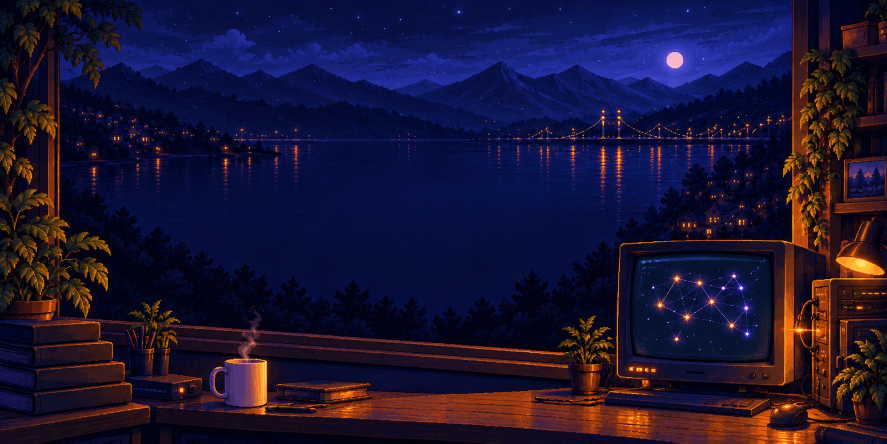
#> input picture assets/pixel-lab/background.png, 1774 x 887 px, found by its file name (shown at 1/2 size)
$ python build_profile.py
#> lines starting #> are read from the running program, lines starting #| are printed output that depends on the picture
### scripts/pixel_moon.py
"""Pixel moon lit by the real phase, shared by skyline.svg and workspace.svg.

Lambert shading from the sun direction of the day's phase (snapped to 1/16 of a
cycle, so images change every ~2 days), Bayer-dithered into a warm 7-step ramp,
near-side maria for albedo, earthshine on the night side and a radial glow whose
strength follows the lit fraction. The glow breathes via the `moonglow` keyframes.
"""
from datetime import datetime, timedelta, timezone
import math

TZ = timezone(timedelta(hours=8))
SYNODIC = 29.530588853
NEW_MOON = datetime(2000, 1, 6, 18, 14, tzinfo=timezone.utc)
PHASES = ['new moon', 'waxing crescent', 'first quarter', 'waxing gibbous',
          'full moon', 'waning gibbous', 'last quarter', 'waning crescent']
GLOW_CSS = ('@keyframes moonglow{0%,100%{transform:scale(1);opacity:.75}50%{transform:scale(1.08);opacity:1}}'
            '.moonglow{transform-box:fill-box;transform-origin:center;animation:moonglow 7s ease-in-out infinite}')


def rect(x, y, w, h, c, extra=''):
    return f'<rect x="{x}" y="{y}" width="{w}" height="{h}" fill="{c}" {extra}/>'


# Moon: pixel-art shading lit by the real phase. Albedo map = the major near-side maria
# (normalised disc coords, x right, y down: Imbrium, Serenitatis, Tranquillitatis,
# Crisium, Procellarum, Nubium, Fecunditatis, Nectaris).
MARIA = [(-.25, -.36, .24), (.2, -.3, .15), (.32, -.04, .18), (.62, -.24, .1),
         (-.55, .02, .3), (-.15, .38, .16), (.52, .18, .12), (.32, .3, .08)]
CRATERS = [(-.12, .72, .05), (-.3, -.04, .05), (.05, .1, .04), (-.6, -.5, .04)]
LIT = ['#4a4656', '#6e6672', '#9c8f86', '#c8b394', '#e6cda2', '#f4dfb8', '#fff1d6']
BAYER = [[0, 2], [3, 1]]


def moon(cx, cy, today, R=15, cell=2, glow_id="moonglow"):
    # Phase snapped to 1/16 of a cycle so the image changes every ~2 days, not daily.
    noon = datetime(today.year, today.month, today.day, 12, tzinfo=TZ)
    p = round(((noon - NEW_MOON).total_seconds() / 86400 / SYNODIC % 1) * 16) / 16 % 1
    name = PHASES[int(p * 8 + .5) % 8]
    lit_fraction = (1 - math.cos(2 * math.pi * p)) / 2
    # Sun direction in the moon's frame: behind it at new moon, from the right while waxing.
    lx, lz = math.sin(2 * math.pi * p), -math.cos(2 * math.pi * p)
    glow = .3 + .7 * lit_fraction
    out = [f'<defs><radialGradient id="{glow_id}"><stop offset="0" stop-color="#f6d9a6" stop-opacity=".55"/>'
           '<stop offset=".35" stop-color="#f2c48f" stop-opacity=".16"/><stop offset="1" stop-color="#f2c48f" stop-opacity="0"/>'
           '</radialGradient></defs>',
           # Glow strength follows the lit fraction; the inner circle breathes on top of it.
           f'<g opacity="{glow:.2f}"><circle cx="{cx}" cy="{cy}" r="{round(R * cell * 2.6)}" fill="url(#{glow_id})" '
           'class="moonglow"/></g>']
    for j in range(-R, R):
        for i in range(-R, R):
            nx, ny = (i + .5) / R, (j + .5) / R
            d2 = nx * nx + ny * ny
            if d2 > 1:
                continue
            nz = math.sqrt(1 - d2)
            albedo = .7 if any((nx - mx) ** 2 + (ny - my) ** 2 < mr * mr for mx, my, mr in MARIA) else 1
            if any((nx - mx) ** 2 + (ny - my) ** 2 < mr * mr for mx, my, mr in CRATERS):
                albedo *= .8
            light = max(0, nx * lx + nz * lz) * albedo * (.78 + .22 * nz)
            if light < .05:
                # Earthshine: the night side stays faintly visible, cooler at the limb.
                colour = '#2e3758' if nz > .45 else '#29304e'
                if albedo < 1:
                    colour = '#262c48'
            else:
                level = light * len(LIT) + (BAYER[j % 2][i % 2] / 4 - .375) * .9
                colour = LIT[max(0, min(len(LIT) - 1, int(level)))]
            out.append(rect(cx + i * cell, cy + j * cell, cell, cell, colour))
    return out, name, lit_fraction

### scripts/motion.py
"""Shared CSS motion helpers for the profile SVGs (workspace.svg, skyline.svg).

GitHub renders README SVGs as <img>, where CSS keyframes still run. Like a pixel
room with a few moving props, nearly everything stays still. Each moving element
carries its reduced-motion end state as attributes; prefers-reduced-motion turns
the keyframes off and leaves that state.
"""
from html import escape


class Motion:
    def __init__(self, phase=0.0):
        # phase (s) shifts every window loop, so several SVGs on one page do not move in lockstep.
        self.frames = []
        self.phase = phase

    def raw(self, css):
        self.frames.append(css)

    def window(self, name, start, end, period, prop='opacity'):
        """Visible only during [start, end) seconds of a looping period; start > end wraps around."""
        a, z = round(start / period * 100, 3), round(end / period * 100, 3)
        if a > z:
            frames = f'0%{{{prop}:1}}{z}%{{{prop}:0}}{a}%{{{prop}:1}}'
        else:
            frames = (f'0%{{{prop}:0}}' if a > 0 else '') + f'{a}%{{{prop}:1}}' + (f'{z}%{{{prop}:0}}' if z < 100 else '')
        self.raw(f'@keyframes {name}{{{frames}}}.{name}{{animation:{name} {period}s step-end {-(self.phase % period):.2f}s infinite}}')
        return name

    def spans(self, name, intervals, period, prop='opacity'):
        """Visible during each [start, end) of a looping period (step changes)."""
        pct = lambda t: round(t / period * 100, 3)
        frames, on = [], False
        for t in sorted({0, *[x for ab in intervals for x in ab]}):
            now = any(a <= t < z for a, z in intervals)
            if t == 0 or now != on:
                frames.append(f'{pct(t)}%{{{prop}:{1 if now else 0}}}')
                on = now
        self.raw(f'@keyframes {name}{{{"".join(frames)}}}.{name}{{animation:{name} {period}s step-end infinite}}')
        return name

    def appear(self, name, at, period, dx=0, dy=0, dur=.45):
        """Hidden from the start of each loop, eases in at `at` seconds, then stays."""
        a, z = round(at / period * 100, 3), round((at + dur) / period * 100, 3)
        hidden = f'opacity:0;transform:translate({dx}px,{dy}px)'
        self.raw(f'@keyframes {name}{{0%,{a}%{{{hidden}}}{z}%,100%{{opacity:1;transform:translate(0,0)}}}}'
                 f'.{name}{{animation:{name} {period}s ease-out infinite}}')
        return name

    # [11 lines left out: functions grow, session_fade, not called in this run]

    def pop(self, name, start, end, period, dy=-6, dur=.2):
        """Eases in at `start`, eases out by `end` (for overlays such as a command palette)."""
        p = lambda t: round(t / period * 100, 3)
        hidden = f'opacity:0;transform:translate(0,{dy}px)'
        self.raw(f'@keyframes {name}{{0%,{p(start)}%{{{hidden}}}{p(start + dur)}%,{p(end - dur)}%{{opacity:1;transform:translate(0,0)}}'
                 f'{p(end)}%,100%{{{hidden}}}}}.{name}{{animation:{name} {period}s ease-out infinite}}')
        return name

    def typed(self, prefix, text, color, start, dt, end, period):
        """One tspan per character (font-independent reveal); returns the tspans."""
        return ''.join(f'<tspan fill="{color}" class="{self.window(f"{prefix}{j}", start + j * dt, end, period, "fill-opacity")}">'
                       f'{escape(c)}</tspan>' for j, c in enumerate(text))

    def meteor(self, name, x, y, dx, dy, period, delay):
        """A short streak crossing the sky once per period."""
        self.raw(f'@keyframes {name}{{0%{{transform:translate(0,0);opacity:0}}1%{{opacity:1}}'
                 f'7%{{transform:translate({dx}px,{dy}px);opacity:0}}100%{{transform:translate({dx}px,{dy}px);opacity:0}}}}'
                 f'.{name}{{animation:{name} {period}s linear {delay}s infinite}}')
        length = (dx * dx + dy * dy) ** .5
        ux, uy = dx / length * 26, dy / length * 26
        return (f'<g class="{name}" opacity="0"><path d="M {x} {y} l {ux:.1f} {uy:.1f}" stroke="#f5d2a4" '
                f'stroke-width="2" stroke-linecap="square" opacity=".9"/>'
                f'<rect x="{x + ux - 1:.1f}" y="{y + uy - 1:.1f}" width="3" height="3" fill="#fff4dc"/></g>')

    def stars(self, points):
        """Pixel stars with staggered twinkle; points are (x, y, color, delay)."""
        return [f'<rect x="{x}" y="{y}" width="3" height="3" fill="{c}" style="animation:tw 3.4s ease-in-out {d}s infinite"/>'
                for x, y, c, d in points]

    def style(self):
        return ('<style>@keyframes blink{0%{opacity:1}50%{opacity:0}}.blink{animation:blink 1.1s step-end infinite}'
                '@keyframes tw{0%,100%{opacity:.2}50%{opacity:1}}'
                '@keyframes breathe{0%,100%{opacity:.6}50%{opacity:1}}'
                + ''.join(self.frames) +
                '@media (prefers-reduced-motion:reduce){*{animation:none!important}}</style>')

### scripts/build_profile.py
"""Build self-contained, GitHub-safe SVG editor artwork. No scripts/foreignObject."""
from pathlib import Path
from html import escape
import base64
import json
from motion import Motion
from pixel_moon import GLOW_CSS, TZ, moon
from datetime import datetime
import os
root = Path(__file__).resolve().parents[1]
out = root / 'assets/editor'
out.mkdir(exist_ok=True)
# Imported (e.g. by build_social.py) for data and helpers only: no files are written,
# so a local run cannot overwrite the CI-built PNG bytes inside these SVGs.
WRITE = __name__ == '__main__'
FONT = "'SFMono-Regular',Consolas,'Liberation Mono',monospace"
def text(x,y,s,size=18,color='#ccd4ea',extra=''):
    return f'<text x="{x}" y="{y}" font-size="{size}" fill="{color}" {extra}>{escape(s)}</text>'
def rect(x,y,w,h,c,extra=''):
    return f'<rect x="{x}" y="{y}" width="{w}" height="{h}" fill="{c}" {extra}/>'
def svg(w,h,body,title):
    return f'<svg xmlns="http://www.w3.org/2000/svg" xmlns:xlink="http://www.w3.org/1999/xlink" width="{w}" height="{h}" viewBox="0 0 {w} {h}" role="img"><title>{escape(title)}</title><g font-family="{FONT}">'+''.join(body)+'</g></svg>'
def pixel(name):
    return root/'assets/pixel-lab/v2'/name
def pixel_b64(name, colors=8):
    # v2 plates are quantized to an 8-color palette (no dithering, no resampling)
    # at embed time; the generated PNGs on disk are left as-is.
#> called with name = 'background.png', colors = 8
    path = pixel(name)
    from PIL import Image
    import io
    image = Image.open(path).convert('RGB').quantize(colors=colors, method=Image.Quantize.MEDIANCUT, dither=Image.Dither.NONE)
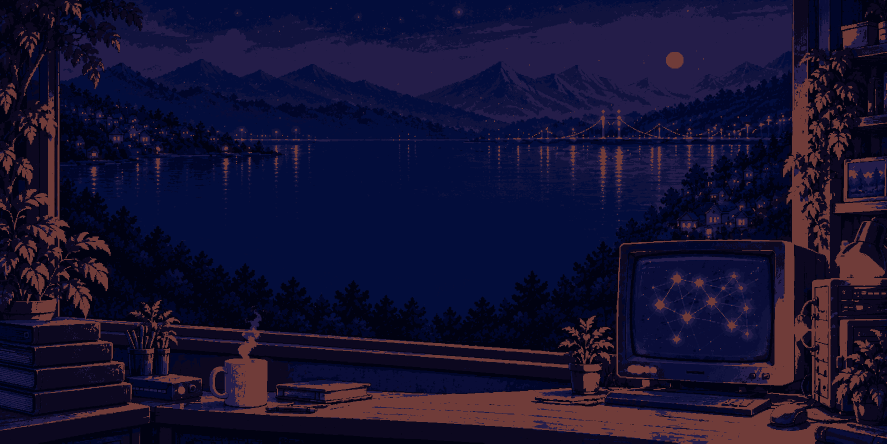
#> image: PIL image 1774x887 P (shown at 1/2 size); mean R, G, B 22.4, 18.1, 48.5
    buffer = io.BytesIO()
    image.save(buffer, 'PNG', optimize=True)
    return base64.b64encode(buffer.getvalue()).decode()
bg = pixel_b64('background.png')
# ---- Profile workspace: pixel backdrop + detailed editor window --------------
TOK = dict(kw='#c6a6ed', type='#7fd1c7', var='#8fc4f0', prop='#a9c3e8', str='#b0d6bf', op='#93a3c4',
           punct='#7f89a3', comment='#6c7a98', b1='#f2c48f', b2='#d39ae8', b3='#7fb8e8', plain='#ced7ee')
def code_line(x, y, tokens, size, extra=''):
    spans = ''.join(f'<tspan fill="{TOK[k]}"' + (' font-style="italic"' if k == 'comment' else '') + f'>{escape(t)}</tspan>' for t, k in tokens)
    return f'<text x="{x}" y="{y}" font-size="{size}" xml:space="preserve" {extra}>{spans}</text>'
# Motion helpers are shared with build_skyline.py (see motion.py for the rules).
M=Motion()
#> (the rest of the program and of its run is left out)
